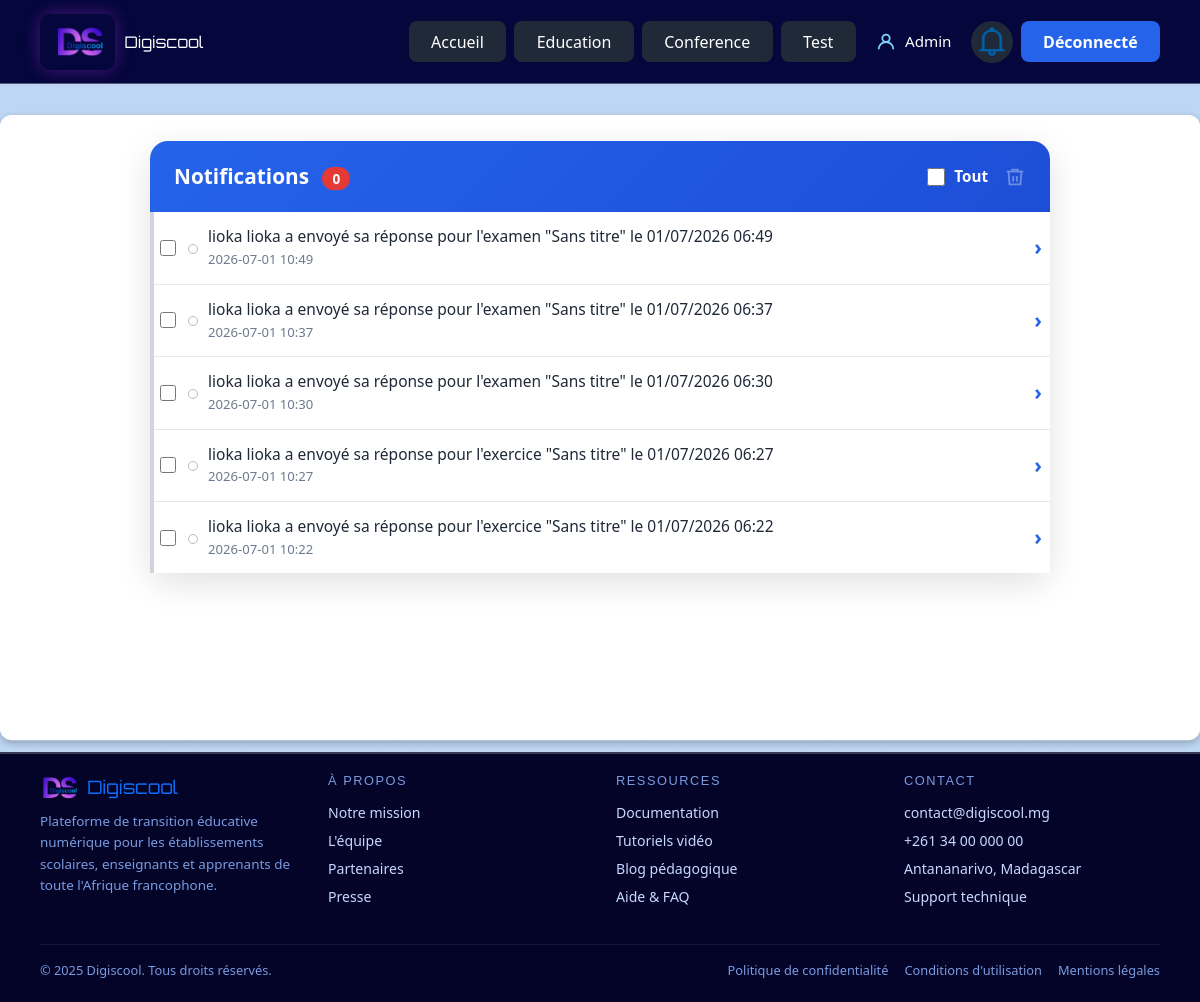
Before: /user/notifications (signed in) with the older database file.
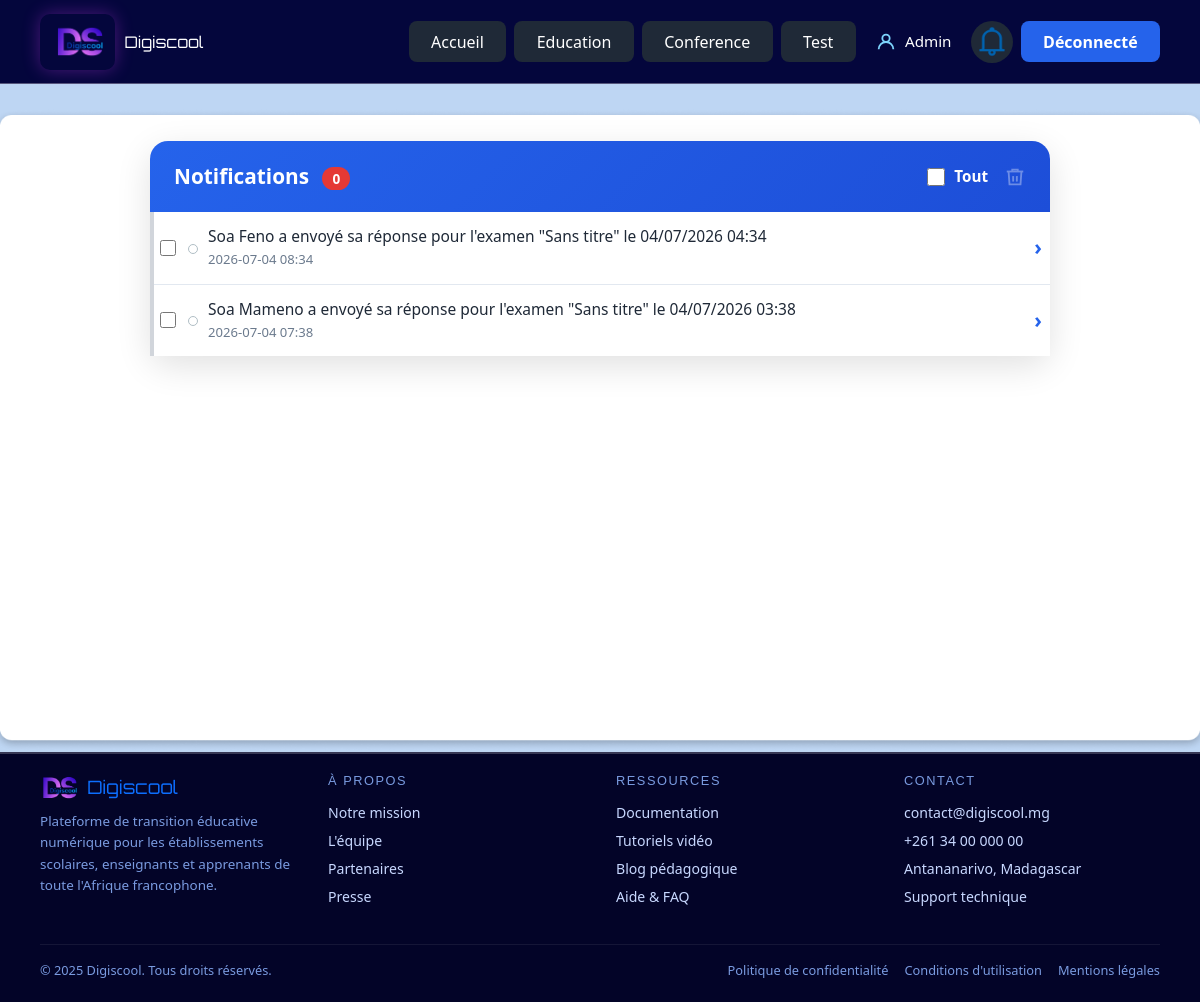
After: the same page with the newer database file.
### tables this page shows
CREATE TABLE notifications (
                id INTEGER PRIMARY KEY AUTOINCREMENT,
                user_id INTEGER NOT NULL,
                message TEXT NOT NULL,
                is_read INTEGER NOT NULL DEFAULT 0,
                created_at DATETIME DEFAULT CURRENT_TIMESTAMP, target_url TEXT DEFAULT '',
                FOREIGN KEY(user_id) REFERENCES users(id)
            );

### app.py (the view)
@app.route('/user/notifications')
@login_required
def user_notifications():
    with get_db() as db:
        notifications = db.execute('SELECT * FROM notifications WHERE user_id=? ORDER BY created_at DESC', (session['user_id'],)).fetchall()
        notif_count = db.execute('SELECT COUNT(*) FROM notifications WHERE user_id=? AND is_read=0', (session['user_id'],)).fetchone()[0]
    return render_template('user/notifications.html', notifications=notifications, user_name=session.get('name'), notif_count=notif_count)

### app.py (called while the page is built)
def get_db():
    conn = sqlite3.connect(DB_PATH)
    conn.row_factory = sqlite3.Row
    return conn

def login_required(view):
    @wraps(view)
    def wrapped_view(*args, **kwargs):
        if 'user_id' not in session:
            return redirect(url_for('index'))
        return view(*args, **kwargs)
    return wrapped_view

### templates/user/notifications.html (shortened to what this page needs)
{% extends "user/dashboard.html" %}
{% block content %}
<div class="page-body">
  <div class="notif-container">
    <div class="notif-header">
      <div>
        Notifications
        <span id="badge-live" style="background:#e53935;border-radius:20px;padding:2px 10px;font-size:.85rem;margin-left:8px;">{{ notif_count }}</span>
      </div>
      {% if notifications %}
      <div class="notif-header-actions">
        <label class="notif-select-all">
          <input type="checkbox" id="notif-select-all" onchange="toggleAllNotifications(this)">
          <span>Tout</span>
        </label>
        <button type="button" class="notif-delete-btn" id="btn-delete-selected" title="Supprimer la sélection" disabled>
          <svg viewBox="0 0 24 24">
            <polyline points="3 6 5 6 21 6"/>
            <path d="M19 6l-1 14H6L5 6"/>
            <path d="M10 11v6"/><path d="M14 11v6"/>
            <path d="M9 6V4h6v2"/>
          </svg>
        </button>
      </div>
      {% endif %}
    </div>
    {% if notifications %}
    <table class="notif-table" id="notif-list">
      <tbody>
        {% for notif in notifications %}
        <tr class="notif-row {% if not notif.is_read %}unread{% else %}read{% endif %}"
            id="notif-{{ notif.id }}">
          <td class="td-cb" onclick="event.stopPropagation()">
            <input type="checkbox" class="notif-check" value="{{ notif.id }}" onchange="syncSelectAll()">
          </td>
          <td class="td-dot">
            <span class="notif-dot"></span>
          </td>
          <td class="td-msg"
              onclick="openNotif(event, {{ notif.id }}, '{{ notif.target_url or '/user/test' }}')">
            <div class="notif-message">{{ notif.message if notif.message else 'Aucun message disponible.' }}</div>
            <div class="notif-time">{{ notif.created_at[:16].replace('T', ' ') if notif.created_at else '' }}</div>
          </td>
          <td class="td-arrow"
              onclick="openNotif(event, {{ notif.id }}, '{{ notif.target_url or '/user/test' }}')">›</td>
        </tr>
        {% endfor %}
      </tbody>
    </table>
    {% endif %}
  </div>
</div>
{% endblock %}

### templates/user/dashboard.html (shortened to what this page needs)
<!DOCTYPE html>
<html lang="fr">
<head>
  <link href="https://cdnjs.cloudflare.com/ajax/libs/bootstrap/5.3.2/css/bootstrap.min.css" rel="stylesheet" />
  <link href="https://cdnjs.cloudflare.com/ajax/libs/font-awesome/6.5.0/css/all.min.css" rel="stylesheet" />
</head>
<body>
  <nav class="ds-nav">
    <a href="/" class="ds-logo">
      <div class="ds-logo-box">
        <img src="{{ url_for('static', filename='image/Logo.png') }}" alt="Digiscool Logo" />
      </div>
      <div class="ds-logo-name">Digiscool</div>
    </a>
    <div class="ds-nav-links">
      <a href="/user/dashboard" class="nav-btn{% if self.active_page() == 'accueil' %} active{% endif %}">Accueil</a>
      <a href="/user/education"
        class="nav-btn{% if self.active_page() == 'education' %} active{% endif %}">Education</a>
      <a href="/user/conference" class="nav-btn{% if self.active_page() == 'conference' %} active{% endif %}">Conference</a>
      <a href="/user/test" class="nav-btn{% if self.active_page() == 'test' %} active{% endif %}">Test</a>
      <div class="user-info">
        <span class="user-icon">
          <svg viewBox="0 0 24 24" fill="none" stroke="currentColor" stroke-width="2">
            <circle cx="12" cy="8" r="4" />
            <path d="M4 20c0-4.4 3.6-8 8-8s8 3.6 8 8" />
          </svg>
        </span>
        <span class="user-name">{{ user_name|default('Nom user') }}</span>
      </div>
      <a href="/user/notifications" class="notif-link{% if notif_count > 0 %} has-alert{% endif %}"
        title="Notifications">
        <span class="notif-icon">
          <img src="/static/image/notifi3.png" alt="Notifications" width="40" height="35">
        </span>
      </a>
      <a href="{{ url_for('logout') }}" class="nav-btn-primary">Déconnecté</a>
    </div>
  </nav>
  {% block content %}{% endblock %}
  {% include "footer.html" %}
</body>
</html>

### templates/footer.html (shortened to what this page needs)
<footer>
  <div class="footer-grid">
    <div>
      <div class="footer-brand">
        <a href="#" class="ds-logo_foot">
          <img src="{{ url_for('static', filename='image/Logo.png') }}" alt="Digiscool logo">
          <div class="ds-logo-name">Digiscool</div>
        </a>
      </div>
      <p class="footer-desc">
        Plateforme de transition éducative numérique pour les établissements scolaires,
        enseignants et apprenants de toute l'Afrique francophone.
      </p>
    </div>
    <div class="footer-col">
      <h6>À propos</h6>
      <a href="#">Notre mission</a>
      <a href="#">L'équipe</a>
      <a href="#">Partenaires</a>
      <a href="#">Presse</a>
    </div>
    <div class="footer-col">
      <h6>Ressources</h6>
      <a href="#">Documentation</a>
      <a href="#">Tutoriels vidéo</a>
      <a href="#">Blog pédagogique</a>
      <a href="#">Aide &amp; FAQ</a>
    </div>
    <div class="footer-col">
      <h6>Contact</h6>
      <a href="mailto:contact@digiscool.mg">contact@digiscool.mg</a>
      <a href="tel:+2613400000">+261 34 00 000 00</a>
      <a href="#">Antananarivo, Madagascar</a>
      <a href="#">Support technique</a>
    </div>
  </div>
  <div class="footer-bottom">
    <span>© 2025 Digiscool. Tous droits réservés.</span>
    <div class="d-flex gap-3">
      <a href="#">Politique de confidentialité</a>
      <a href="#">Conditions d'utilisation</a>
      <a href="#">Mentions légales</a>
    </div>
  </div>
</footer>

### templates/user/dashboard.html (style rules this page uses)
:root { --bg-main: #BED6F3; --card-bg: #fff; --text-dark: #1a1a2e; --text-muted: #4b5563; --icon-blue: #2563eb; --dot-color: #93b4db; --ds-cyan: #00c8ff; --ds-pink: #d63af9; --ds-muted: #7a9be0; --ds-text: #c8d8ff; --font-ui: 'Segoe UI', system-ui, sans-serif; }
* { box-sizing: border-box; margin: 0; padding: 0 }
body { background: var(--bg-main); font-family: var(--font-ui); min-height: 100vh; display: flex; flex-direction: column }
.ds-nav { position: sticky; top: 0; z-index: 200; display: flex; align-items: center; justify-content: space-between; padding: .85rem 2.5rem; border-bottom: 1px solid rgba(255, 255, 255, .326); background: rgb(4, 6, 60); backdrop-filter: blur(12px) }
.ds-logo { display: flex; align-items: center; gap: .6rem; font-family: 'Orbitron', sans-serif; font-size: 1rem; color: #fff; text-decoration: none }
.ds-logo-box { width: 75px; height: 56px; border-radius: 10px; overflow: hidden; display: flex; align-items: center; justify-content: center; box-shadow: 0 0 18px #d63af955; padding-right: 12px }
.ds-logo-box img { width: 100%; height: 100%; object-fit: contain }
.ds-nav-links { display: flex; align-items: center; gap: .5rem }
.nav-btn { background: #1f2937; color: #fff; border: none; border-radius: 8px; padding: .55rem 1.4rem; font-size: 1rem; font-weight: 500; cursor: pointer; transition: background .2s; text-decoration: none; white-space: nowrap }
.nav-btn-primary { background: #2563eb; color: #fff; border: none; border-radius: 8px; padding: .55rem 1.4rem; font-size: 1rem; font-weight: 600; cursor: pointer; transition: background .2s; text-decoration: none; white-space: nowrap }
.user-info { display: flex; align-items: center; gap: .5rem; color: #fff; padding: .4rem .7rem }
.user-icon { display: flex; align-items: center; justify-content: center; color: #7dd3fc }
.user-icon svg { width: 22px; height: 22px }
.user-name { font-size: .95rem; font-weight: 500; white-space: nowrap }
.notif-link { position: relative; display: flex; align-items: center; justify-content: center; width: 42px; height: 42px; border-radius: 50%; background: #1f2937; text-decoration: none; transition: background .2s }
.notif-icon { font-size: 1.15rem; line-height: 1 }

### templates/footer.html (style rules this page uses)
:root { --ds-navy: #07094a; --ds-deep: #0b0d5e; --ds-blue: #1a3de4; --ds-cyan: #00c8ff; --ds-pink: #d63af9; --ds-text: #c8d8ff; --ds-muted: #7a9be0; }
footer { flex-shrink: 0 !important; width: 100% !important; margin-top: 0 !important; background: rgb(3, 4, 40); border-top: 2px solid rgba(255, 255, 255, 0.209); padding: 1.2rem 2.5rem 1.4rem; position: relative; z-index: 10; }
.footer-grid { display: grid; grid-template-columns: repeat(auto-fit, minmax(160px, 1fr)); gap: 2rem; margin-bottom: 1.8rem; }
.footer-brand { font-family: 'Orbitron', sans-serif; font-size: 1.15rem; color: var(--ds-cyan); margin-bottom: .6rem; }
.footer-desc { font-size: .84rem; color: var(--ds-muted); line-height: 1.6; }
.footer-col h6 { font-family: 'Exo 2', sans-serif; font-size: .8rem; text-transform: uppercase; letter-spacing: .12em; color: var(--ds-muted); margin-bottom: .8rem; }
.footer-col a { display: block; color: var(--ds-text); font-size: .88rem; text-decoration: none; margin-bottom: .45rem; transition: color .2s; }
.footer-bottom { display: flex; flex-wrap: wrap; align-items: center; justify-content: space-between; gap: .5rem; border-top: 1px solid rgba(255, 255, 255, .07); padding-top: 1rem; font-size: .8rem; color: var(--ds-muted); }
.ds-logo_foot { display: flex; align-items: center; gap: 10px; text-decoration: none; margin-right: 16px; flex-shrink: 0; margin-left: -10px; }
.ds-logo_foot img { height: 25px; width: auto; border-radius: 8px; object-fit: contain; }
.footer-bottom a { color: var(--ds-muted); text-decoration: none; }

Changed rows visible on the page:
removed notifications: message "lioka lioka a envoyé sa réponse pour l'examen \"Sans titre\" le 01/07/2026 06:49", created_at "2026-07-01 10:49"
removed notifications: message "lioka lioka a envoyé sa réponse pour l'examen \"Sans titre\" le 01/07/2026 06:37", created_at "2026-07-01 10:37"
removed notifications: message "lioka lioka a envoyé sa réponse pour l'examen \"Sans titre\" le 01/07/2026 06:30", created_at "2026-07-01 10:30"
removed notifications: message "lioka lioka a envoyé sa réponse pour l'exercice \"Sans titre\" le 01/07/2026 06:27", created_at "2026-07-01 10:27"
removed notifications: message "lioka lioka a envoyé sa réponse pour l'exercice \"Sans titre\" le 01/07/2026 06:22", created_at "2026-07-01 10:22"
added notifications: message "Soa Feno a envoyé sa réponse pour l'examen \"Sans titre\" le 04/07/2026 04:34", created_at "2026-07-04 08:34"
added notifications: message "Soa Mameno a envoyé sa réponse pour l'examen \"Sans titre\" le 04/07/2026 03:38", created_at "2026-07-04 07:38"
